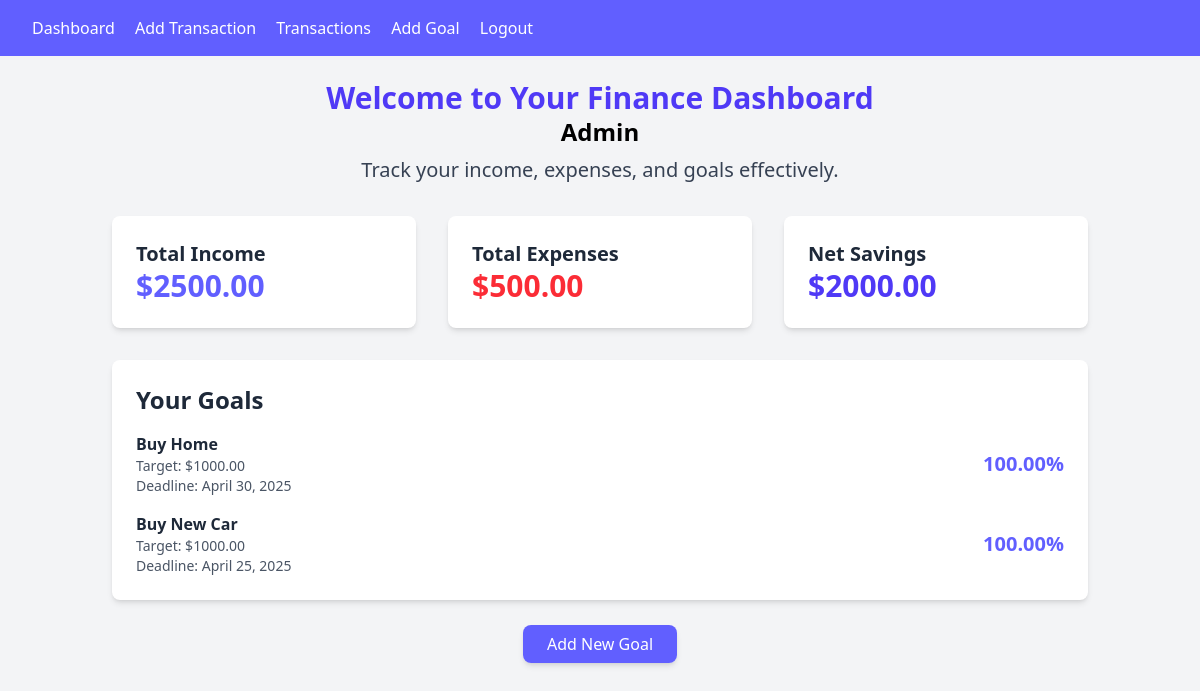
The app's page / (signed in) with its own data.
### finance/models.py (models this page shows, shortened)
class Goal(models.Model):
    user = models.ForeignKey(User, on_delete=models.CASCADE)
    name = models.CharField(max_length=100)
    target_amount = models.DecimalField(max_digits=10, decimal_places=2)
    deadline = models.DateField()

### finance/views.py (the view)
# urls.py: path('', DashboardView.as_view(), name="dashboard"),
class DashboardView(LoginRequiredMixin, View):
  def get(self, request, *args, **kwargs):
    transactions = Transaction.objects.filter(user = request.user)
    goals = Goal.objects.filter(user = request.user)
    total_income = Transaction.objects.filter(user = request.user, transaction_type='Income').aggregate(Sum('amount'))['amount__sum'] or 0
    total_expense = Transaction.objects.filter(user = request.user, transaction_type='Expense').aggregate(Sum('amount'))['amount__sum'] or 0
    net_savings = total_income - total_expense
    remaining_savings = net_savings
    goal_progress = []
    for goal in goals:
      if remaining_savings >= goal.target_amount:
        goal_progress.append({'goal':goal, 'progress': 100})
        remaining_savings -= goal.target_amount
      elif remaining_savings > 0:
        progress = (remaining_savings / goal.target_amount) * 100
        goal_progress.append({'goal': goal, 'progress': progress})
        remaining_savings = 0
      else:
        goal_progress.append({'goal': goal, 'progress': 0})
    context = {
      'transactions': transactions,
      'total_income': total_income,
      'total_expense': total_expense,
      'net_savings': net_savings,
      'goal_progress': goal_progress,
    }
    return render(request, 'finance/dashboard.html', context)

### finance/templates/finance/dashboard.html (shortened to what this page needs)
{% extends "finance/base.html" %}
{% block content %}
<div class="container mx-auto p-6">
  <div class="text-center mb-8">
    <h1 class="text-3xl font-bold text-indigo-600">Welcome to Your Finance Dashboard</h1>
    <h1 class="text-2xl font-bold">{{request.user|capfirst}}</h1>
    <p class="text-xl text-gray-700 mt-2">Track your income, expenses, and goals effectively.</p>
  </div>
  <div class="grid grid-cols-1 sm:grid-cols-2 lg:grid-cols-3 gap-8 mb-8">
    <div class="bg-white p-6 rounded-lg shadow-md">
        <h2 class="text-xl font-semibold text-gray-800">Total Income</h2>
        <p class="text-3xl font-bold text-indigo-500">${{ total_income|floatformat:2 }}</p>
    </div>
    <div class="bg-white p-6 rounded-lg shadow-md">
        <h2 class="text-xl font-semibold text-gray-800">Total Expenses</h2>
        <p class="text-3xl font-bold text-red-500">${{ total_expense|floatformat:2 }}</p>
    </div>
    <div class="bg-white p-6 rounded-lg shadow-md">
        <h2 class="text-xl font-semibold text-gray-800">Net Savings</h2>
        <p class="text-3xl font-bold text-indigo-600">${{ net_savings|floatformat:2 }}</p>
    </div>
  </div>
  <div class="bg-white p-6 rounded-lg shadow-md mb-8">
    <h2 class="text-2xl font-semibold text-gray-800 mb-4">Your Goals</h2>
    <ul class="space-y-4">
        {% for item in goal_progress %}
        <li class="flex justify-between items-center">
            <div class="text-gray-800">
                <p class="font-semibold">{{ item.goal.name }}</p>
                <p class="text-sm text-gray-600">Target: ${{ item.goal.target_amount|floatformat:2 }}</p>
                <p class="text-sm text-gray-600">Deadline: {{ item.goal.deadline }}</p>
            </div>
            <div class="text-right">
                <p class="text-xl font-bold text-indigo-500">{{ item.progress|floatformat:2 }}%</p>
            </div>
        </li>
        {% endfor %}
    </ul>
  </div>
  <div class="text-center">
    <a href="{% url 'goal_add' %}" class="bg-indigo-500 text-white px-6 py-2 rounded-lg shadow-md hover:bg-indigo-600 transition">Add New Goal</a>
  </div>
</div>
{% endblock content %}

### finance/templates/finance/base.html (shortened to what this page needs)
<!DOCTYPE html>
<html lang="en">
<head>
  <script src="https://cdn.jsdelivr.net/npm/@tailwindcss/browser@4"></script>
</head>
<body class="bg-gray-100">
  <nav class="bg-indigo-500 p-4 text-white">
    {% if user.is_authenticated %}
      <a href="{% url 'dashboard' %}" class="mx-4">Dashboard</a>
      <a href="{% url 'transaction_add' %}">Add Transaction</a>
      <a href="{% url 'transaction_list' %}" class="mx-4">Transactions</a>
      <a href="{% url 'goal_add' %}">Add Goal</a>
      <form id="logout-form" action="{% url 'logout' %}" method="POST" style="display: inline;">
        <a href="#" onclick="document.getElementById('logout-form').submit();" class="mx-4">Logout</a>
      </form>
    {% else %}
      <a href="{% url 'login' %}" class="ml-4">Login</a>
      <a href="{% url 'register' %}" class="ml-4">Register</a>
    {% endif %}
   </nav>
  {% block content %}{% endblock content %}
</body>
</html>

### records on screen
Goal: goal.name "Buy Home", goal.target_amount "1000.00", goal.deadline "April 30, 2025", progress "100.00"
Goal: goal.name "Buy New Car", goal.target_amount "1000.00", goal.deadline "April 25, 2025", progress "100.00"

### other values on screen
{{ request.user|capfirst }} "Admin"
{{ total_income|floatformat:2 }} "2500.00"
{{ total_expense|floatformat:2 }} "500.00"
{{ net_savings|floatformat:2 }} "2000.00"
